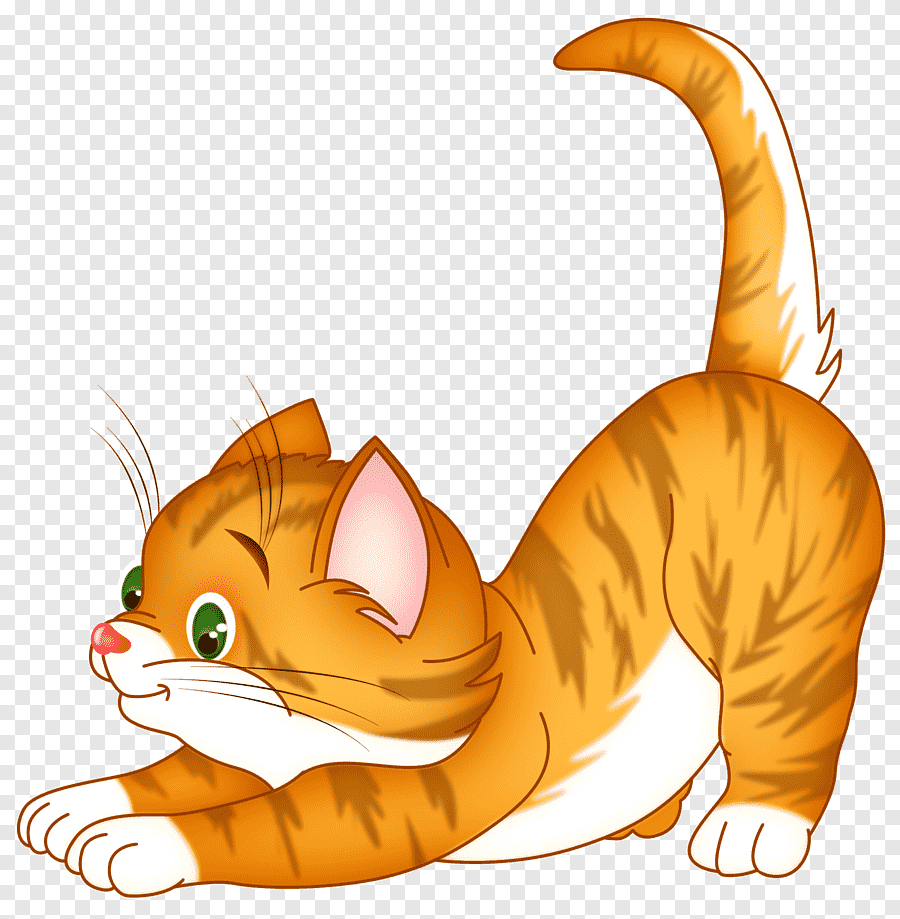
#> input picture Kucing.png, 900 x 919 px
$ python 'Transformasi Logaritmik,transformasi Powerlaw, Invers.py'
#> lines starting #> are read from the running program, lines starting #| are printed output that depends on the picture
import numpy as np#memanggil library numpy untuk mengolah array
import imageio#memanggil library imageio untuk mengolah array
import matplotlib.pyplot as plt #memanggil library matplotlib untuk menampilkan gambar

img = imageio.imread("Kucing.png")#sebuah fungsi yang membaca file gambar dan mengembalikan sebuah array NumPy yang merepresentasikan gambar tersebut
#> img is the input picture: shape (919, 900, 3); mean R, G, B 236.9, 208.6, 172.8

img_height = img.shape[0] #menetapkan nilai dari tinggi gambar ke dalam variabel img_height
#> img_height = 919
img_width = img.shape[1] #menetapkan nilai dari lebar gambar ke dalam variabel img_width
#> img_width = 900
img_channel = img.shape[2] #menetapkan nilai dari jumlah channel atau saluran warna pada gambar ke dalam variabel img_channel
#> img_channel = 3
img_type = img.dtype #menetapkan tipe data (data type) dari elemen pada array gambar ke dalam variabel img_type.

#Membuat variabel img_inversi
img_inversi = np.zeros(img.shape, dtype=np.uint8)#membuat sebuah array numpy dengan bentuk (shape) yang sama dengan gambar img, yang berisi semua nilai nol dengan unsigned integer dengan panjang 8 bit

#Membuat fungsi untuk inversi grayscale
def inversi_grayscale(nilai):#deklarasi fungsi Python yang dinamakan inversi_grayscale. Fungsi ini memiliki satu parameter masukan (input) yang dinamakan nilai.Fungsi ini dirancang untuk melakukan inversikan nilai
#> called with nilai = 255
    for y in range(0, img_height):  # memulai sebuah perulangan atau loop, di mana variabel y akan mengambil nilai dari 0 hingga img_height-1, dengan increment sebesar 1. memulai sebuah perulangan atau loop, di mana variabel y akan mengambil nilai dari 0 hingga img_height-1, dengan increment sebesar 1.
        for x in range(0, img_width):  # sebuah perulangan atau loop, di mana variabel x akan mengambil nilai dari 0 hingga img_width-1, dengan increment sebesar 1.
            red = img[y][x][0]  # mengambil nilai komponen warna merah (red) pada piksel yang berada pada baris y, kolom x, pada gambar img.
            green = img[y][x][1]  # mengambil nilai komponen warna hijau (green) pada piksel yang berada pada baris y, kolom x, pada gambar img.
            blue = img[y][x][2]  # mengambil nilai komponen warna biru (blue) pada piksel yang berada pada baris y, kolom x, pada gambar img.
            gray = (int(red) + int(green) + int(blue)) / 3  # menghitung nilai keabuan (grayscale) dari piksel yang berada pada baris y, kolom x, pada gambar img.
            gray = nilai - gray #mengurangi nilai dengan gray
            img_inversi[y][x] = (gray, gray, gray)# mengubah nilai piksel pada gambar img_inversi pada baris y, kolom x, sehingga menjadi gambar kebalikan dari gambar asli yang terdiri dari warna-warna yang diubah menjadi keabuan.

#Membuat fungsi untuk inversi rgb
def inversi_rgb(nilai):#mendefinisikan sebuah fungsi Python yang bernama inversi_grayscale dengan satu parameter masukan nilai
#> called with nilai = 255
    for y in range(0, img_height):  # memulai sebuah perulangan atau loop, di mana variabel y akan mengambil nilai dari 0 hingga img_height-1, dengan increment sebesar 1. memulai sebuah perulangan atau loop, di mana variabel y akan mengambil nilai dari 0 hingga img_height-1, dengan increment sebesar 1.
        for x in range(0, img_width):  # sebuah perulangan atau loop, di mana variabel x akan mengambil nilai dari 0 hingga img_width-1, dengan increment sebesar 1.
            red = img[y][x][0]  # mengambil nilai komponen warna merah (red) pada piksel yang berada pada baris y, kolom x, pada gambar img.
            red = nilai - red#mengurangi nilai dengan red
            green = img[y][x][1]# mengambil nilai komponen warna hijau (Green) pada piksel yang berada pada baris y, kolom x, pada gambar img.
            green = nilai - green#mengurangi nilai dengan green
            blue = img[y][x][2]# mengambil nilai komponen warna biru (blue) pada piksel yang berada pada baris y, kolom x, pada gambar img.
            blue = nilai - blue#mengurangi nilai dengan blue
            img_inversi[y][x] = (red, green, blue)# mengubah nilai piksel pada gambar img_inversi pada baris y, kolom x, sehingga menjadi gambar kebalikan dari gambar asli yang terdiri dari warna-warna yang diubah menjadi RGB.
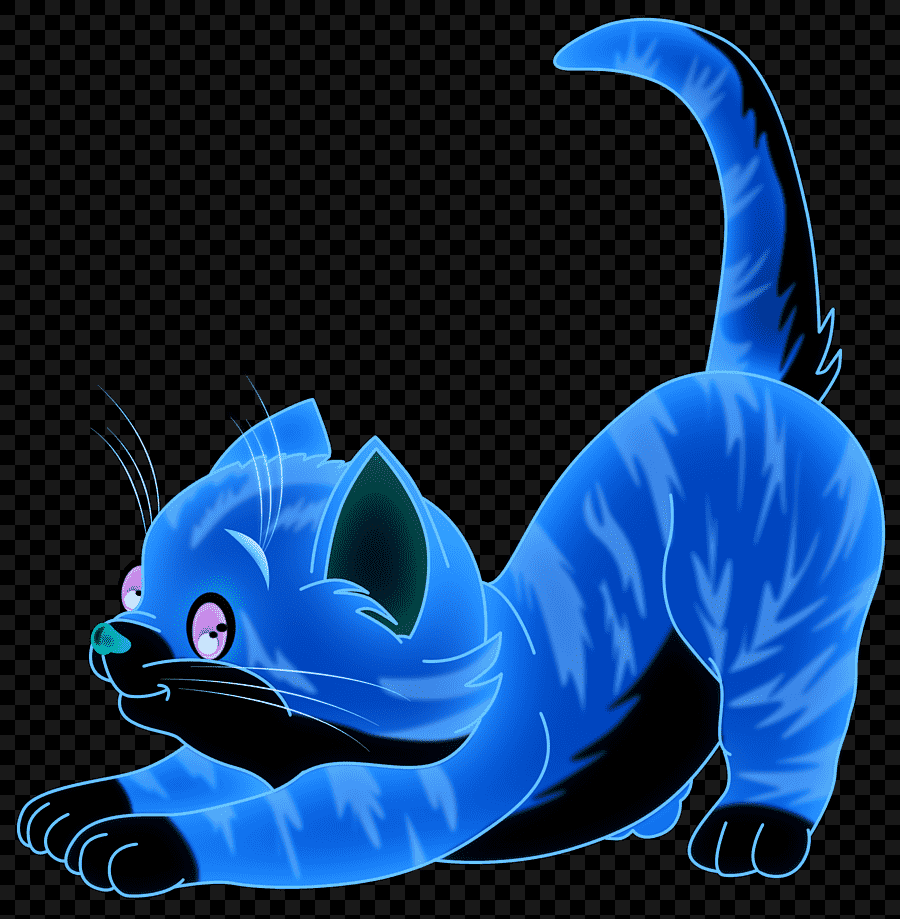
#> img_inversi: shape (919, 900, 3); mean R, G, B 18.1, 46.4, 82.2

#Menampilkan hasil inversi
inversi_grayscale(255)#melakukan konversi ke inversi pada variable inversi_grayscale
plt.imshow(img_inversi)#menampilkan gambar
plt.title("Inversi Grayscale")#membuat judul pada plot
plt.show()#menampilkan plot

inversi_rgb(255)#melakukan konversi ke inversi pada variable inversi_rgb
plt.imshow(img_inversi)#menampilkan gambar
plt.title("Inversi RGB")#membuat judul pada plot
plt.show()#menampilkan plot

#Membuat variabel img_log untuk menampung hasil
img_log = np.zeros(img.shape, dtype=np.uint8)#membuat array Numpy dengan elemen yang diinisialisasi ke nilai nol dengan unsigned integer dengan panjang 8 bit

#Mendefinisikan fungsi untuk log
def log(c):#mendefinisikan sebuah fungsi Python yang bernama log dengan satu parameter masukan c
#> called with c = 35
    for y in range(0, img_height):  # memulai sebuah perulangan atau loop, di mana variabel y akan mengambil nilai dari 0 hingga img_height-1, dengan increment sebesar 1. memulai sebuah perulangan atau loop, di mana variabel y akan mengambil nilai dari 0 hingga img_height-1, dengan increment sebesar 1.
        for x in range(0, img_width):  #sebuah perulangan atau loop, di mana variabel x akan mengambil nilai dari 0 hingga img_width-1, dengan increment sebesar 1.
            red = img[y][x][0]  # mengambil nilai komponen warna merah (red) pada piksel yang berada pada baris y, kolom x, pada gambar img.
            green = img[y][x][1]  # mengambil nilai komponen warna hijau (green) pada piksel yang berada pada baris y, kolom x, pada gambar img.
            blue = img[y][x][2]  # mengambil nilai komponen warna biru (blue) pada piksel yang berada pada baris y, kolom x, pada gambar img.
            gray = (int(red) + int(green) + int(blue)) / 3  #menghitung nilai keabuan (grayscale) dari piksel yang berada pada baris y, kolom x, pada gambar img.
            gray = int(c * np.log(gray + 1)) #perhitungan untuk menampilkan data log
            if gray > 255: #mengatur nilai gray jika 255 maka gambar berubah menjadi gray
                gray = 255
            if gray < 0:#mengatur nilai gray jika 0 maka gambar berubah menjadi putih
                gray = 0
            img_log[y][x] = (gray, gray, gray)# mengubah nilai piksel pada gambar img_inversi pada baris y, kolom x, sehingga menjadi gambar kebalikan dari gambar asli yang terdiri dari warna-warna yang diubah menjadi keabuan.
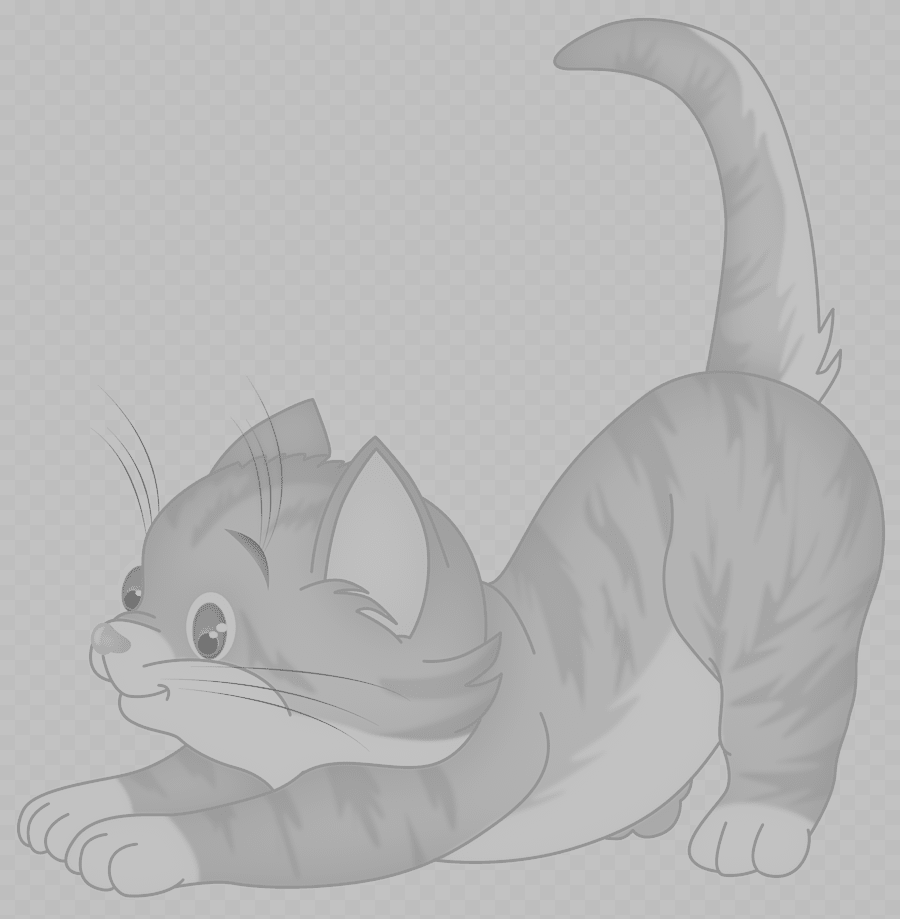
#> img_log: shape (919, 900, 3); min 117, max 194, mean 184.5

#Menampilkan hasil log
log(35)#mengatur nilai log
plt.imshow(img_log)#menampilkan gambar
plt.title("Log")#membuat judul pada plot
plt.show()#menampilkan plot

#Membuat variabel img_inlog untuk menampung hasil
img_inlog = np.zeros(img.shape, dtype=np.uint8)#membuat array Numpy dengan elemen yang diinisialisasi ke nilai nol dengan unsigned integer dengan panjang 8 bit

#Mendefinisikan fungsi untuk inversi log
def inlog(c):#mendefinisikan sebuah fungsi Python yang bernama inlog dengan satu parameter masukan c
#> called with c = 35
    for y in range(0, img_height):  #memulai sebuah perulangan atau loop, di mana variabel y akan mengambil nilai dari 0 hingga img_height-1, dengan increment sebesar 1. memulai sebuah perulangan atau loop, di mana variabel y akan mengambil nilai dari 0 hingga img_height-1, dengan increment sebesar 1.
        for x in range(0, img_width):  #sebuah perulangan atau loop, di mana variabel x akan mengambil nilai dari 0 hingga img_width-1, dengan increment sebesar 1.
            red = img[y][x][0]  # mengambil nilai komponen warna merah (red) pada piksel yang berada pada baris y, kolom x, pada gambar img.
            green = img[y][x][1]  # mengambil nilai komponen warna hijau (green) pada piksel yang berada pada baris y, kolom x, pada gambar img.
            blue = img[y][x][2]  # mengambil nilai komponen warna biru (blue) pada piksel yang berada pada baris y, kolom x, pada gambar img.
            gray = (int(red) + int(green) + int(blue)) / 3  # menghitung nilai keabuan (grayscale) dari piksel yang berada pada baris y, kolom x, pada gambar img.
            gray = int(c * np.log(255 - gray + 1))#perhitungan untuk menampilkan data inlog
            if gray > 255:  # mengatur nilai gray jika 255 maka gambar berubah menjadi gray
                gray = 255
            if gray < 0:  # mengatur nilai gray jika 0 maka gambar berubah menjadi putih
                gray = 0
            img_inlog[y][x] = (gray, gray, gray)#menetapkan nilai keabuan yang sama untuk setiap komponen warna (merah, hijau, dan biru) pada piksel yang berada pada baris y, kolom x, pada gambar img_inlog.
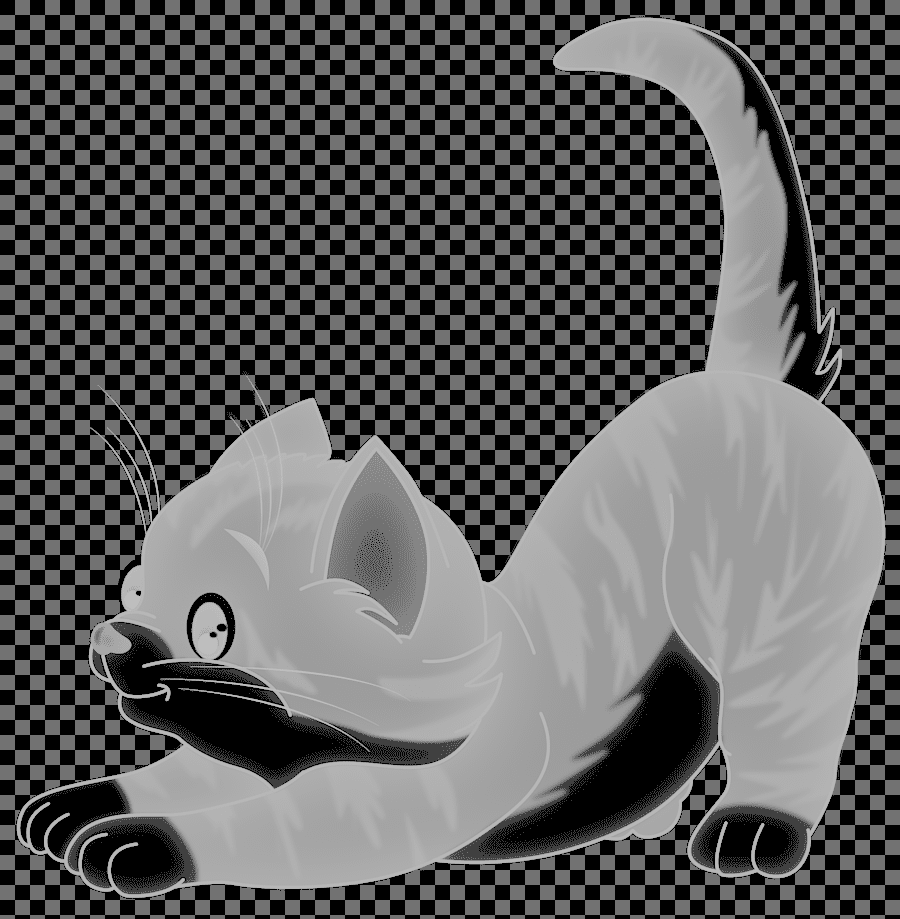
#> img_inlog: shape (919, 900, 3); min 0, max 190, mean 91.6
#Menampilkan hasil inversi log
inlog(35)#mengatur nilai inlog
plt.imshow(img_inlog)#menampilkan gambar
plt.title("Inversi & Log")#membuat judul pada plot
plt.show()#menampilkan plot

#Membuat variabel img_nthpower untuk menampung hasil
img_nthpower = np.zeros(img.shape, dtype=np.uint8)#membuat array Numpy dengan elemen yang diinisialisasi ke nilai nol dengan unsigned integer dengan panjang 8 bit

#Mendefinisikan fungsi untuk nth power
def nthpower(c, y):#mendefinisikan sebuah fungsi Python yang bernama nthpower dengan satu parameter masukan c dan y
#> called with c = 45, y = 90
    thc = c / 100#mendefinisikan nilai thc
    thy = y / 100#mendefinisikan nilai thy
    for y in range(0, img_height):  # memulai sebuah perulangan atau loop, di mana variabel y akan mengambile img_widl nilai dari 0 hingga img_height-1, dengan increment sebesar 1. memulai sebuah perulangan atau loop, di mana variabel y akan mengambil nilai dari 0 hingga img_height-1, dengan increment sebesar 1.
        for x in range(0, img_width):  # sebuah perulangan atau loop, di mana variabel x akan mengambil nilai dari 0 hingga img_width-1, dengan increment sebesar 1.
            red = img[y][x][0]  # mengambil nilai komponen warna merah (red) pada piksel yang berada pada baris y, kolom x, pada gambar img.
            green = img[y][x][1]  # mengambil nilai komponen warna hijau (green) pada piksel yang berada pada baris y, kolom x, pada gambar img.
            blue = img[y][x][2]  # mengambil nilai komponen warna biru (blue) pada piksel yang berada pada baris y, kolom x, pada gambar img.
            gray = (int(red) + int(green) + int(blue)) / 3  # menghitung nilai keabuan (grayscale) dari piksel yang berada pada baris y, kolom x, pada gambar img.
            gray = int(thc * pow(gray, thy))#perhitungan untuk menampilkan data nthpower
            if gray > 255:  # mengatur nilai gray jika 255 maka gambar berubah menjadi gray
                gray = 255
            if gray < 0:  # mengatur nilai gray jika 0 maka gambar berubah menjadi putih
                gray = 0
            img_nthpower[y][x] = (gray, gray, gray)#menetapkan nilai keabuan yang sama untuk setiap komponen warna (merah, hijau, dan biru) pada piksel yang berada pada baris y, kolom x, pada gambar img_nthpower.
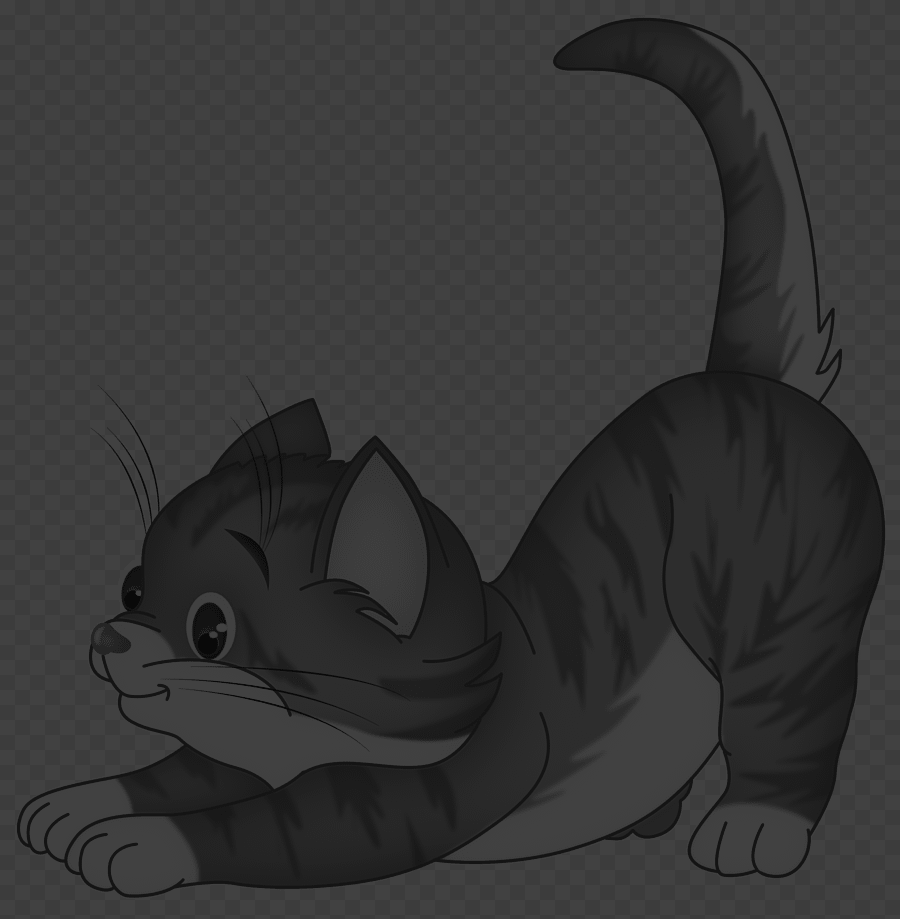
#> img_nthpower: shape (919, 900, 3); min 9, max 65, mean 53.7

#Menampilkan hasil
nthpower(45, 90)#mengatur nilai nth power
plt.imshow(img_nthpower)#menampilkan gambar
plt.title("Nth Power")#membuat judul pada plot
plt.show()#menampilkan plot

#Membuat variabel img_nthrootpower
img_nthrootpower = np.zeros(img.shape, dtype=np.uint8)#membuat array Numpy dengan elemen yang diinisialisasi ke nilai nol dengan unsigned integer dengan panjang 8 bit

#Membuat fungsi untuk nth root power
def nthrootpower(c, y):#mendefinisikan sebuah fungsi Python yang bernama nthrootpower dengan satu parameter masukan c dan y
#> called with c = 45, y = 90
    thc = c / 100#mendefinisikan nilai thc
    thy = y / 100#mendefinisikan nilai thy
    for y in range(0, img_height):  # memulai sebuah perulangan atau loop, di mana variabel y akan mengambil nilai dari 0 hingga img_height-1, dengan increment sebesar 1. memulai sebuah perulangan atau loop, di mana variabel y akan mengambil nilai dari 0 hingga img_height-1, dengan increment sebesar 1.
        for x in range(0, img_width):  #sebuah perulangan atau loop, di mana variabel x akan mengambil nilai dari 0 hingga img_width-1, dengan increment sebesar 1.
            red = img[y][x][0]  #  mengambil nilai komponen warna merah (red) pada piksel yang berada pada baris y, kolom x, pada gambar img.
            green = img[y][x][1]  # mengambil nilai komponen warna hijau (green) pada piksel yang berada pada baris y, kolom x, pada gambar img.
            blue = img[y][x][2]  # mengambil nilai komponen warna biru (blue) pada piksel yang berada pada baris y, kolom x, pada gambar img.
            gray = (int(red) + int(green) + int(blue)) / 3  # menghitung nilai keabuan (grayscale) dari piksel yang berada pada baris y, kolom x, pada gambar img.
            gray = int(thc * pow(gray, 1./thy))#perhitungan untuk menampilkan data nthrootpower
            if gray > 255:  # mengatur nilai gray jika 255 maka gambar berubah menjadi gray
                gray = 255
            if gray < 0:  # mengatur nilai gray jika 0 maka gambar berubah menjadi putih
                gray = 0
            img_nthpower[y][x] = (gray, gray, gray)# menetapkan nilai keabuan yang sama untuk setiap komponen warna (merah, hijau, dan biru) pada piksel yang berada pada baris y, kolom x, pada gambar img_nthpower.
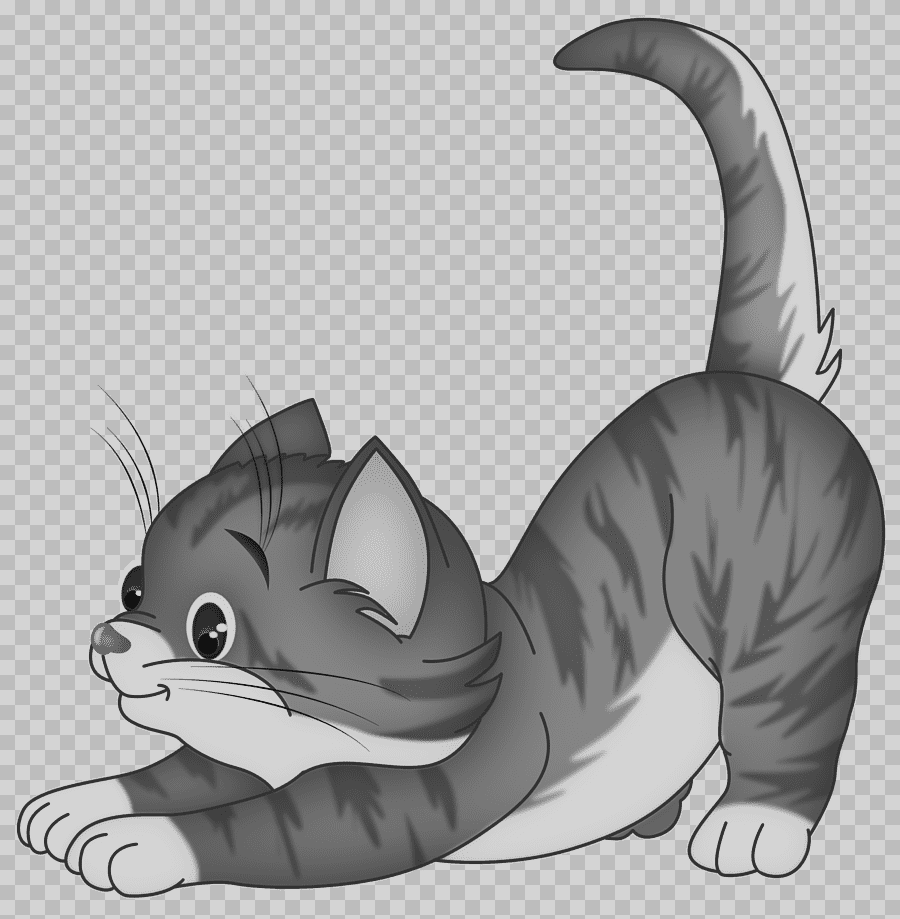
#> img_nthpower: shape (919, 900, 3); min 18, max 212, mean 168.1
#Menampilkan hasil
nthrootpower(45, 90)#mengatur nilai nthrootpower
plt.imshow(img_nthrootpower)#menampilkan gambar
plt.title("Nth Root Power")#membuat judul pada plot
plt.show()#menampilkan plot
